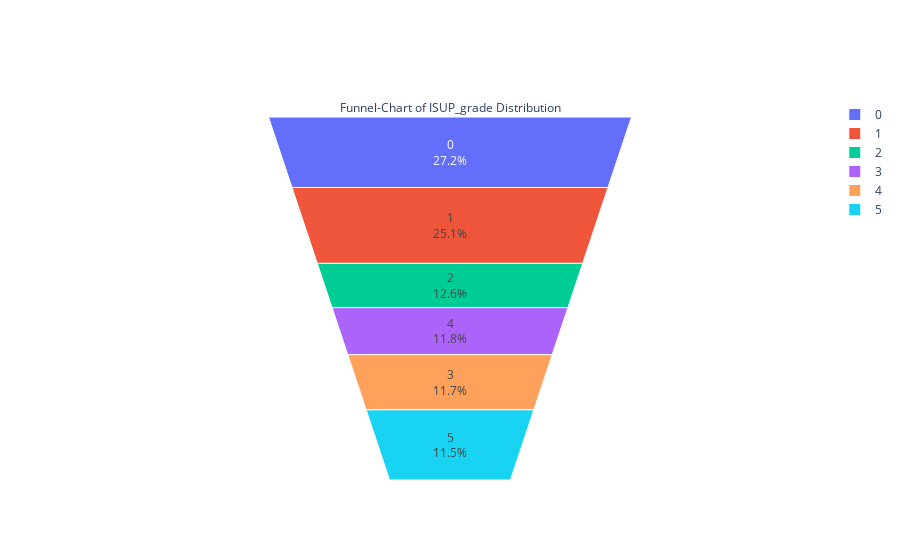

Notebook code cell kept with this figure:
### Code cell
fig = go.Figure(go.Funnelarea(
    text =temp.isup_grade,
    values = temp.image_id,
    title = {"position": "top center", "text": "Funnel-Chart of ISUP_grade Distribution"}
    ))
fig.show()

### Figure 1 — Plotly figure (JSON) as saved in the notebook; plotly's stock layout.template omitted (floating-point values rounded to 4 significant figures)
{"data": [{"text": [0, 1, 2, 4, 3, 5], "title": {"position": "top center", "text": "Funnel-Chart of ISUP_grade Distribution"}, "type": "funnelarea", "values": [2892, 2666, 1342, 1249, 1242, 1224]}], "layout": {}}
